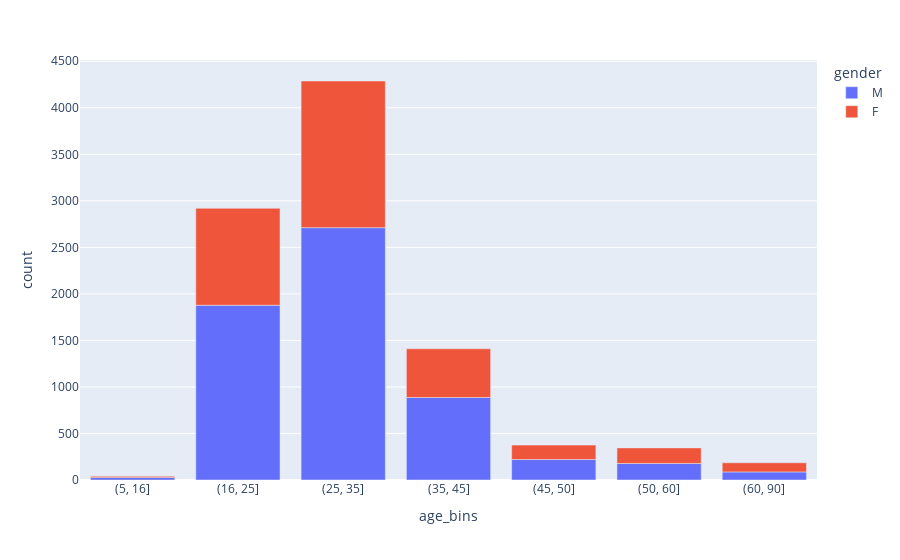

Write notebook code for a chart like this one.
### Code cell
df = px.data.tips()
fig = px.bar(g, x="age_bins", y="count", color='gender')
fig.show()

### Figure 1 — Plotly figure (JSON) as saved in the notebook; plotly's stock layout.template omitted (floating-point values rounded to 4 significant figures)
{"data": [{"alignmentgroup": "True", "hovertemplate": "gender=M<br>age_bins=%{x}<br>count=%{y}<extra></extra>", "legendgroup": "M", "marker": {"color": "#636efa"}, "name": "M", "offsetgroup": "M", "orientation": "v", "showlegend": true, "textposition": "auto", "type": "bar", "x": ["(5, 16]", "(16, 25]", "(25, 35]", "(35, 45]", "(45, 50]", "(50, 60]", "(60, 90]"], "xaxis": "x", "y": [28, 1878, 2712, 887, 220, 178, 87], "yaxis": "y"}, {"alignmentgroup": "True", "hovertemplate": "gender=F<br>age_bins=%{x}<br>count=%{y}<extra></extra>", "legendgroup": "F", "marker": {"color": "#EF553B"}, "name": "F", "offsetgroup": "F", "orientation": "v", "showlegend": true, "textposition": "auto", "type": "bar", "x": ["(5, 16]", "(16, 25]", "(25, 35]", "(35, 45]", "(45, 50]", "(50, 60]", "(60, 90]"], "xaxis": "x", "y": [12, 1042, 1576, 523, 155, 167, 98], "yaxis": "y"}], "layout": {"barmode": "relative", "legend": {"title": {"text": "gender"}, "tracegroupgap": 0}, "margin": {"t": 60}, "xaxis": {"anchor": "y", "domain": [0, 1], "title": {"text": "age_bins"}}, "yaxis": {"anchor": "x", "domain": [0, 1], "title": {"text": "count"}}}}
